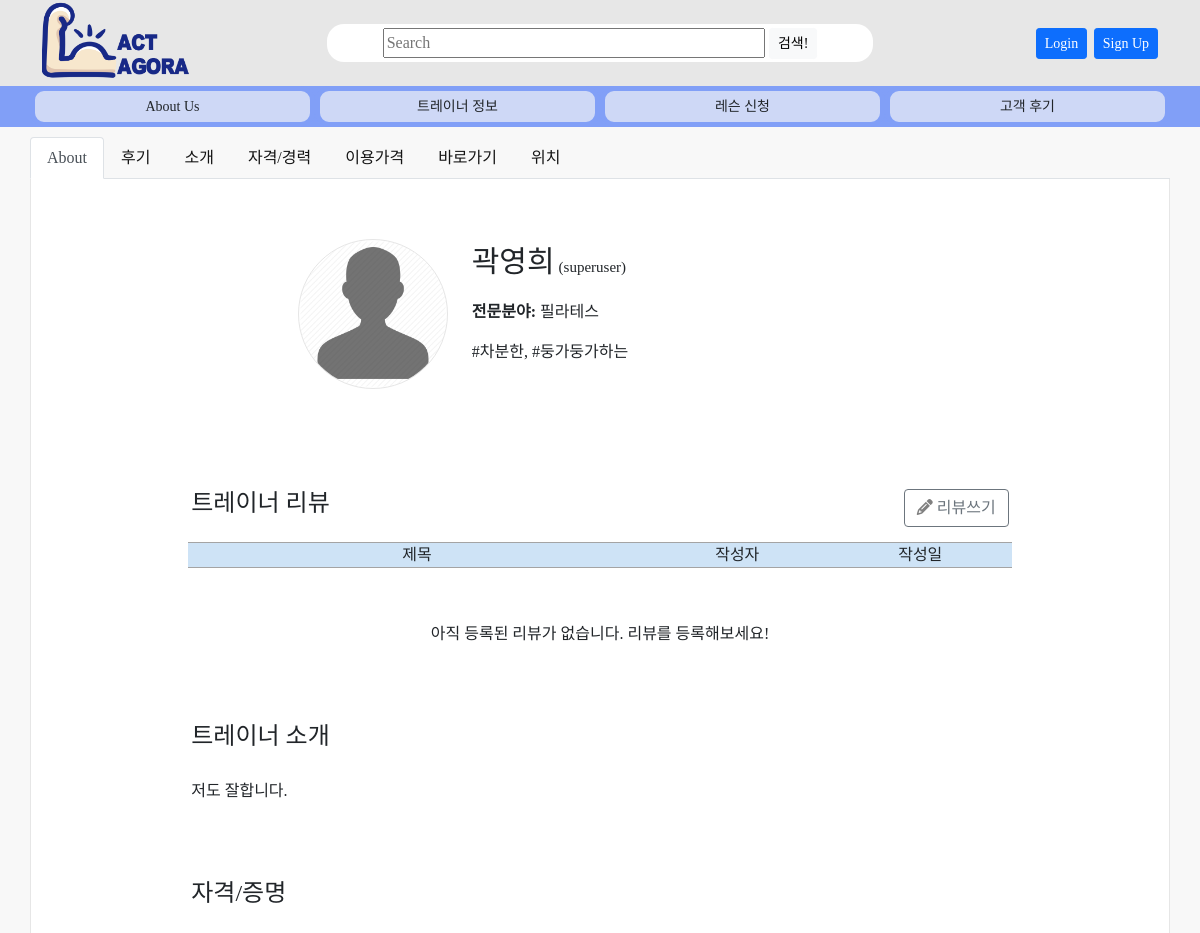
Page /trainer/31 (upper part) on the earlier database version.
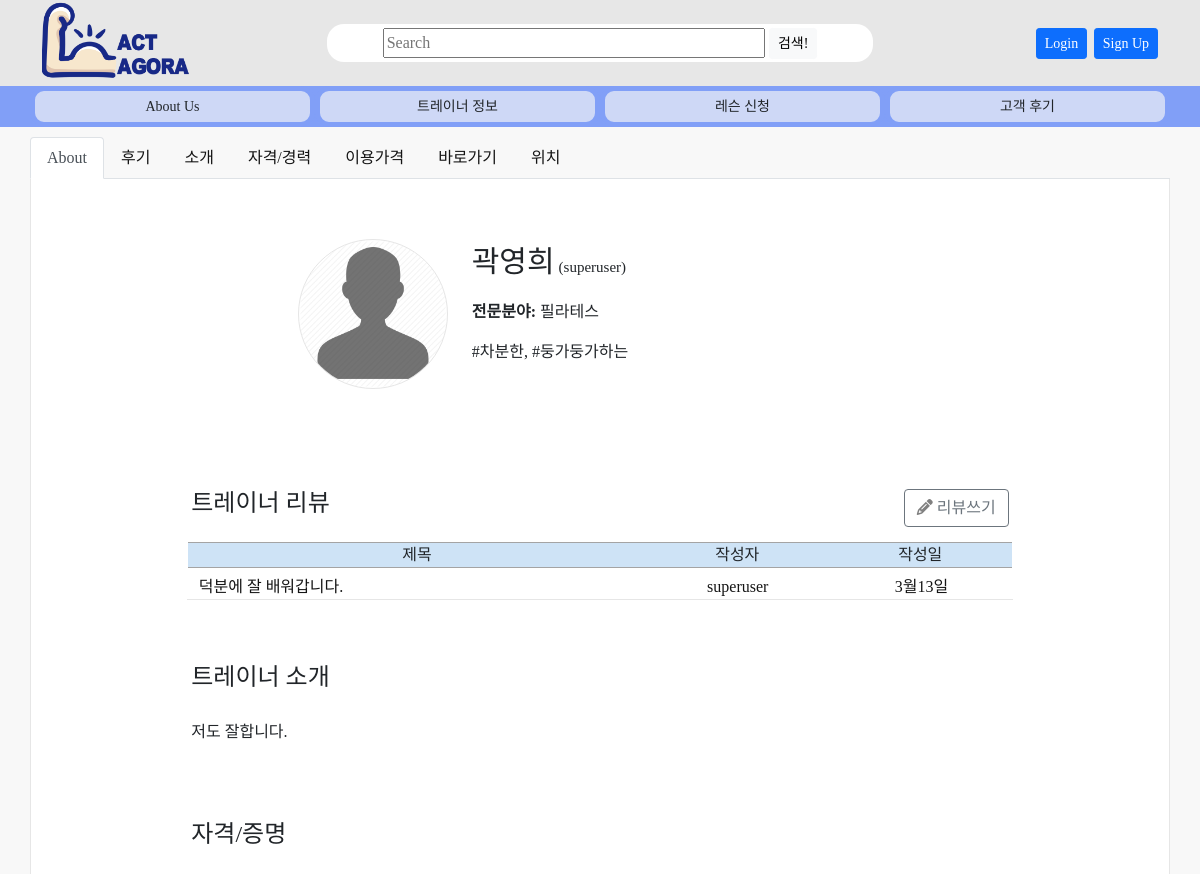
Same page on the later database version.
### trainer/models.py (models this page shows)
class Genre(models.Model):
    name = models.CharField(max_length=200, help_text='Enter a class genre (e.g. PT, yoga, pilates')
    def __str__(self):
        return self.name

class Hashtag(models.Model):
    name = models.CharField(max_length=20, unique=True, help_text='Enter a feature of trainer.')
    def __str__(self):
        return self.name

### review/models.py (models this page shows, shortened)
class Review(models.Model):
    writer = models.ForeignKey(settings.AUTH_USER_MODEL, null=True, blank=True, on_delete=models.SET_NULL, verbose_name='작성자')
    trainer = models.ForeignKey(Trainer, null=True, blank=True, on_delete=models.SET_NULL, verbose_name='트레이너')
    date = models.DateTimeField(auto_now_add=True, blank=False, verbose_name='작성일')
    genretext = models.CharField(max_length=200, null=True, blank=True)
    genre = models.ManyToManyField(Genre, blank=True, verbose_name='장르')
    tagtext = models.CharField(max_length=200, null=True, blank=True)
    hashtag = models.ManyToManyField(Hashtag, blank=True)
    title = models.CharField(max_length=100, null=True)
    content = models.TextField(null=True, blank=True)
    def get_absolute_url(self):
        return reverse('review:review-detail', args=[str(self.id)])
    class Meta:
        db_table = '리뷰'
        verbose_name = '리뷰'
        verbose_name_plural = '리뷰'

### accounts/models.py (models this page shows)
class User(AbstractBaseUser, PermissionsMixin):
    objects = UserManager()
    user_id = models.CharField(max_length=17, verbose_name="아이디", unique=True)
    password = models.CharField(max_length=256, verbose_name="비밀번호")
    email = models.EmailField(max_length=128, verbose_name="이메일", null=True, unique=True)
    hp = models.IntegerField(verbose_name="핸드폰번호", null=True, unique=True)
    name = models.CharField(max_length=8, verbose_name="이름", null=True)
    level = models.CharField(choices=LEVEL_CHOICES, max_length=18, verbose_name="등급", default=3)
    auth = models.CharField(max_length=10, verbose_name="인증번호", null=True)
    date_joined = models.DateTimeField(auto_now_add=True, verbose_name='가입일', null=True, blank=True)
    is_active = models.BooleanField(default=True)
    is_admin = models.BooleanField(default=False)
    is_staff = models.BooleanField(default=False)
    is_superuser = models.BooleanField(default=False)
    USERNAME_FIELD = 'user_id'
    REQUIRED_FIELDS = ['email']
    def __str__(self):
        return self.user_id
    class Meta:
        db_table = "회원목록"
        verbose_name = "사용자"
        verbose_name_plural = "사용자"

### trainer/views.py (the view)
# urls.py: path('trainer/<int:pk>', views.trainer_detail_view, name='trainer-detail'),
def trainer_detail_view(request, pk):
    trainer = get_object_or_404(Trainer, pk=pk)
    request.session['trainer_id'] = trainer.writer_id
    request.session['trainer_name'] = trainer.name
    if request.user == trainer.writer:
        trainer_auth = True
    else:
        trainer_auth = False
    context = {
        'trainer': trainer,
        'trainer_auth': trainer_auth,
    }
    trainer_review = Review.objects.filter(trainer=trainer)
    if len(trainer_review) > 5:
        context['is_paginated'] = True
    paginator = Paginator(trainer_review, 5)
    page_numbers_range = 5
    max_index = len(paginator.page_range)
    page = request.GET.get('page')
    current_page = int(page) if page else 1
    start_index = int((current_page - 1) / page_numbers_range) * page_numbers_range
    end_index = start_index + page_numbers_range
    if end_index >= max_index:
        end_index = max_index
    page_range = paginator.page_range[start_index:end_index]
    page_obj = paginator.get_page(page)
    context['page_range'] = page_range
    context['page_obj'] = page_obj
    return render(request, 'trainer/trainer_detail.html', context)

### templates/trainer/trainer_detail.html (shortened to what the changed rows need)
{% extends 'base.html' %}
{% block contents %}
<div class="tab-content" id="nav-tabContent" style="background-color: white; border-right: 1px solid #E6E6E6; border-left: 1px solid #E6E6E6; border-bottom: 1px solid #E6E6E6; border-radius: 0px 0px 20px 20px">
    <div class="target" id="1" role="tabpanel" aria-labelledby="tab1">
        <div class="row justify-content-center">
            <div class="col-8 col-md-6" style="text-align: left">
                <p><span style="font-size: 30">{{ trainer.name }}</span>
                <span style="font-size: 15">({{ trainer.writer }})</span></p>
                <p><strong>전문분야: </strong>{% for genre in trainer.genre.all %}{{ genre }}{% if not forloop.last %}, {% endif %}{% endfor %}</p>
                <p>{% for tag in trainer.hashtag.all %}#{{ tag }}{% if not forloop.last %}, {% endif %}{% endfor %}</p>
            </div>
        </div>
    </div>
    <div class="target" id="2" role="tabpanel" aria-labelledby="tab2">
        <div class="row justify-content-center">
            {% if page_obj %}
            {% for review in page_obj %}
            <a href="{{ review.get_absolute_url }}">
                <div class="row justify-content-center" style="margin-top: 3; margin-bottom: 3; padding: 0 10 0 10">
                    <div class="board-content col-7 col-md-5">{{ review.title }}</div>
                    <div class="board-content col-3 col-md-2" style="text-align: center">{{ review.writer }}</div>
                    <div class="board-content col-2 col-md-2" style="text-align: center">{{ review.date|date:"n월j일" }}</div>
                </div>
            </a>
            {% endfor %}
            {% else %}
            <div class="row">
                <div class="col-12" style="text-align: center; margin-top: 50">
                    <p>아직 등록된 리뷰가 없습니다. 리뷰를 등록해보세요!</p>
                </div>
            </div>
            {% endif %}
        </div>
    </div>
</div>
{% endblock %}

Differences in the rows shown:
added Review: title "덕분에 잘 배워갑니다.", writer "superuser", date "3월13일"
Other differences:
text no longer shown: "아직 등록된 리뷰가 없습니다. 리뷰를 등록해보세요!"
